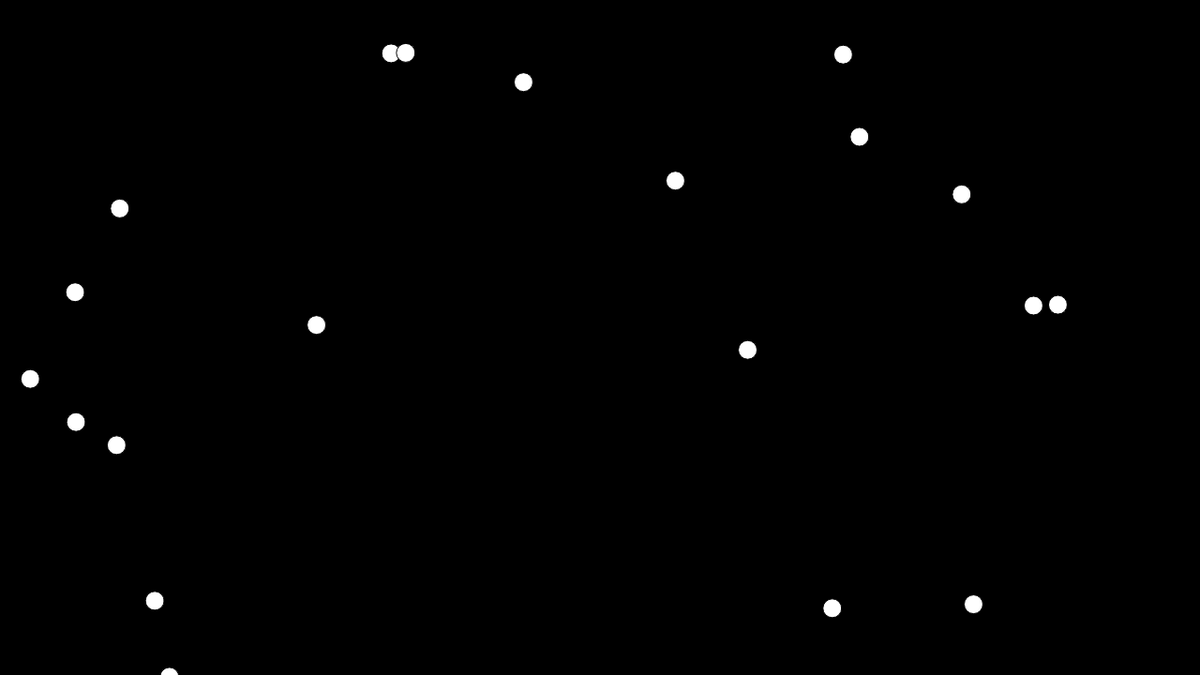
Frame 1 (no input)
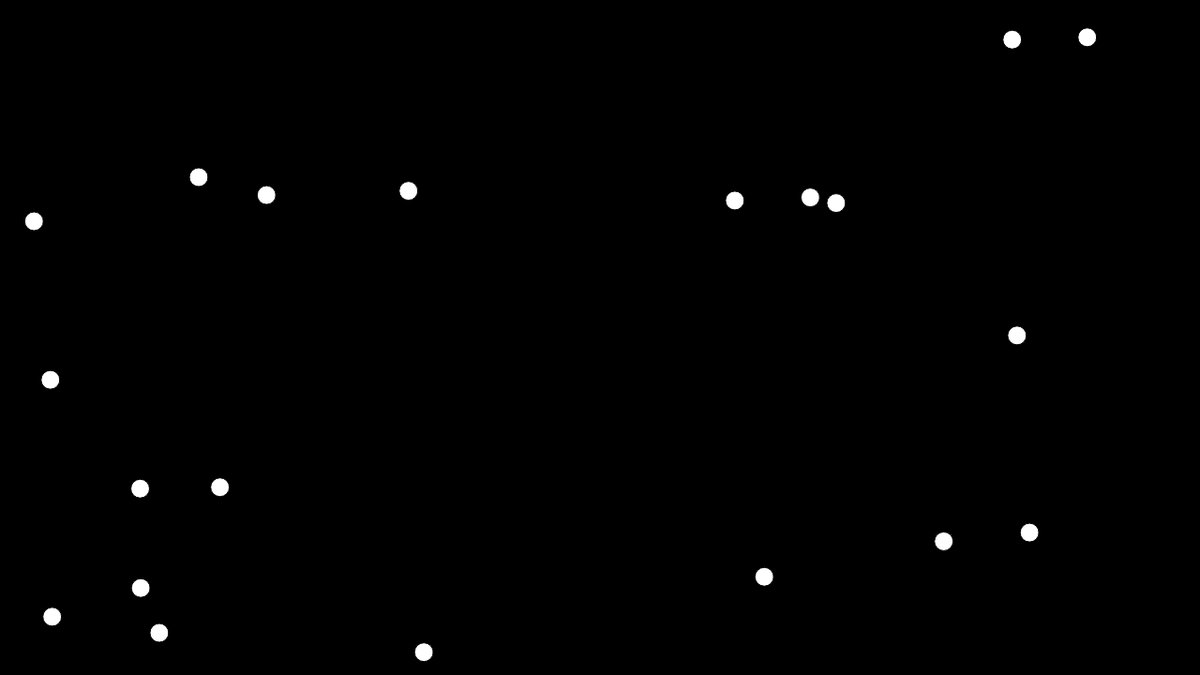
Frame 60 (no input)
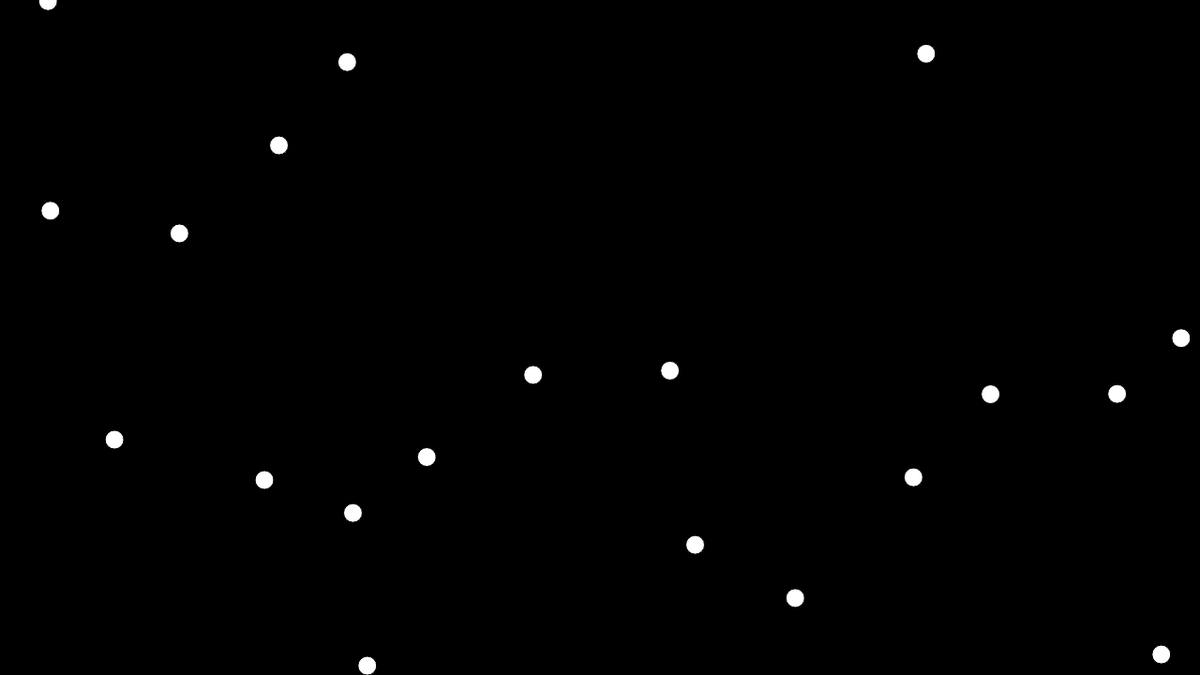
Frame 120 (the mouse pressed at the canvas centre since frame 60)

The p5.js sketch that drew these frames (run headless with seeded random() and noise() and a simulated clock; from frame 60 on, the mouse is pressed at the canvas centre):

// p5.js sketch
// ── sketch.js
let balls;

function setup() {
    createCanvas(1280, 720);

    balls = new Array();
    for (let i = 0; i < 20; i++) {
        balls.push(new Ball());
    }
}

function draw() {
    background(0);

    for (let i = 0; i < balls.length; i++) {
        balls[i].render();
        balls[i].collide();

        for (let j = i + 1; j < balls.length; j++) {
            balls[i].collideWithBall(balls[j]);
        }
    }
}
// ── Ball.js
class Ball {
    constructor() {
        this.position = createVector(random(width), random(height));
        this.velocity = createVector(random(-5, 5), random(-10, 10));
        this.diameter = 20;
    }

    render() {
        this.position.add(this.velocity);
        ellipse(this.position.x, this.position.y, this.diameter, this.diameter);
    }

    collide() {
        if (this.position.x < 0 || this.position.x > width) {
            this.velocity.x *= -1;
        }
        if (this.position.y < 0 || this.position.y > height) {
            this.velocity.y *= -1;
        }
    }

    collideWithBall(b) {
        if (this.position.x < b.position.x + b.diameter / 2 && this.position.x > b.position.x - b.diameter) {
            if (this.position.y > b.position.y - b.diameter / 2 && this.position.y < b.position.y + b.diameter / 2) {
                console.log("Collision");
                this.velocity.mult(-1);
                b.velocity.mult(-1);
            }
        }
    }
}
